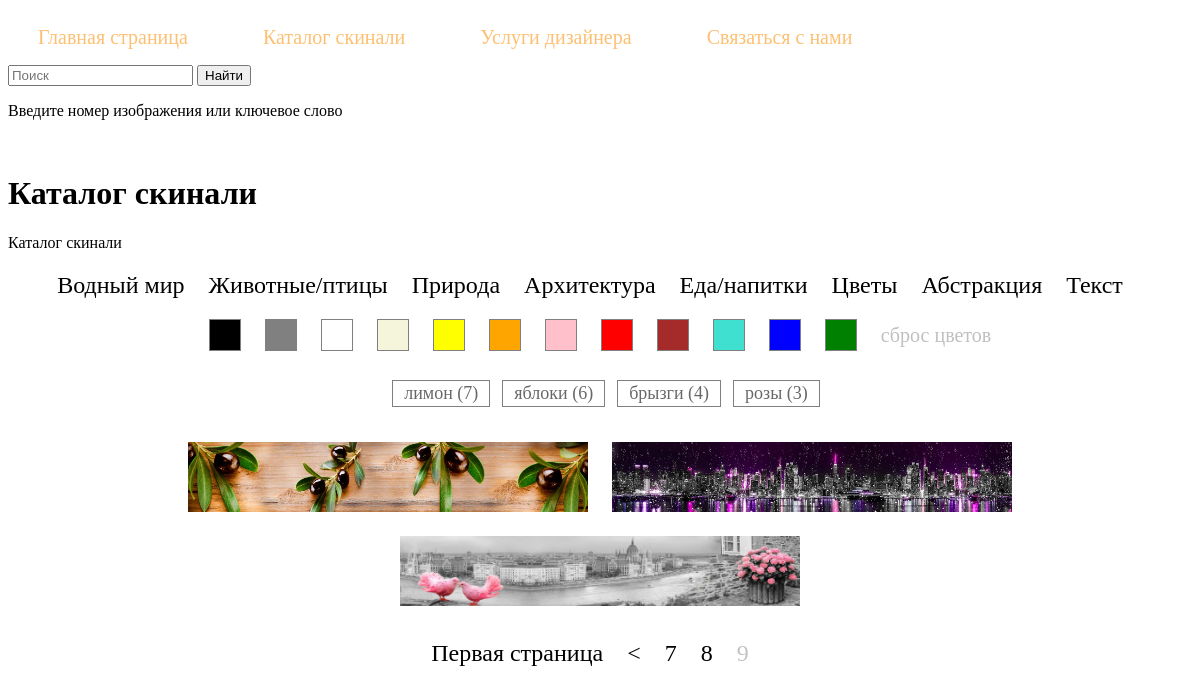
Page /skinali/?page=9 on the committed database.
### pict/models.py (models this page shows, shortened)
class Category(models.Model):
    cat = models.CharField(max_length=100, verbose_name='Категория')
    slug = models.SlugField(max_length=100, unique=True, db_index=True, verbose_name='Slug')
    def get_absolute_url(self):
        return reverse('skinali', kwargs={'slug_cat': self.slug})
    class Meta:
        verbose_name = 'Категории'
        verbose_name_plural = 'Категории'

class Color(models.Model):
    color = models.CharField(max_length=100, verbose_name='Цвет')
    slug_color = models.SlugField(max_length=100, unique=True, db_index=True, verbose_name='Slug')
    class Meta:
        verbose_name = 'Цвет'
        verbose_name_plural = 'Цвета'

class TagPict(models.Model):
    tag = models.CharField(max_length=100, db_index=True, verbose_name='Ключевое слово')
    slug = models.SlugField(max_length=100, db_index=True, unique=True, verbose_name="Slug")
    def get_absolute_url(self):
        return reverse('tag', kwargs={'tag_slug': self.slug})
    class Meta:
        verbose_name = 'Ключевое слово'
        verbose_name_plural = 'Ключевые слова'

class Pict(models.Model):
    name = models.IntegerField(unique=True, db_index=True, verbose_name='Имя файла')
    alt = models.CharField(max_length=250, blank=True, verbose_name='Описание')
    photo = models.ImageField(upload_to="photos/", verbose_name='Изображение')
    time_update = models.DateTimeField(auto_now_add=True, verbose_name='Время добавления')
    cat = models.ManyToManyField(Category, verbose_name="Категории")
    tags = models.ManyToManyField(TagPict, blank=True, related_name="tags", verbose_name="Теги")
    color = models.ManyToManyField(Color, verbose_name="Цвет")
    class Meta:
        verbose_name = 'Изображения'
        verbose_name_plural = 'Изображения'
        ordering = ['-id']

### pict/views.py (the view)
# urls.py: path('skinali/', SkinaliAll.as_view(), name='skinali'),
class SkinaliAll(SkinaliMix):
    def get_queryset(self):
        if self.request.GET.get('color'):
            return Pict.objects.filter(color__slug_color=self.request.GET.get('color'))
        else:
            return Pict.objects.all()

### pict/views.py (called while the page is built)
    def get_context_data(self, *, object_list=None, **kwargs):
        context = super().get_context_data(**kwargs)
        get_color = self.request.GET.get('color')
        context['title'] = 'Каталог скинали'
        context['cat_name'] = Category.objects.get(slug=self.kwargs['slug_cat']) if self.kwargs else 'Каталог скинали'
        context['menu'] = menu
        context['col'] = get_color if get_color else ""
        context['col_tag'] = f"&color={get_color}" if get_color else ""
        context['color_list'] = Color.objects.all()
        context['list_cat'] = Category.objects.all()
        context['list_tag'] = TagPict.objects.annotate(total=Count("tags")).filter(total__gte=3).order_by("-total")
        try:
            context['col_ru'] = Color.objects.get(slug_color=context['col'])
        except:
            context['col_ru'] = ""
        return context

### pict/templates/pict/skinali.html (shortened to what this page needs)
{% extends 'pict/base.html' %}
{% block content %}
<h1>{{ title }}</h1>
{% if col_ru %}
  <p>{{cat_name}}, {{col_ru}} оттенок</p>
{% else %}
  <p>{{cat_name}}</p>
{% endif %}
<nav class="list-pages">
  <ul>
        {% for p in list_cat %}
          {% if p.cat == cat_name.cat %}
          <li class="page-num page-num-selected">{{ p.cat }}</li>
          {% else %}
            <li class="page-num">
                <a href="{{ p.get_absolute_url }}">{{ p.cat }}</a>
            </li>
          {% endif %}
        {% endfor %}
  </ul>
</nav>
<nav class="list-pages-color">
  <ul>
        {% for p in color_list %}
          {% if p.slug_color == col %}
            <li class="page-num page-num-selected" style="background-color: {{ p.slug_color }};">
                <p class="color-description">{{ p.color }}</p>
            </li>
          {% else %}
            <li class="page-num">
                <a href="?color={{ p.slug_color }}" style="background-color: {{ p.slug_color }};"></a>
            </li>
          {% endif %}
        {% endfor %}
        {% if not col %}
            <li class="list-all">сброс цветов</li>
        {% else %}
            {% if cat_name == title %}
                <li class="list-all"><a href="{% url 'skinali' %}">сброс цветов</a></li>
            {% else %}
                <li class="list-all"><a href="{{ cat_name.get_absolute_url }}">сброс цветов</a></li>
            {% endif %}
        {% endif %}
  </ul>
</nav>
<nav class="list-pages-tags">
  <ul>
        {% for p in list_tag %}
            <li class="page-num">
                <a href="{{ p.get_absolute_url }}">{{ p.tag }} ({{ p.total }})</a>
            </li>
        {% endfor %}
  </ul>
</nav>
<div class="container">
  {% for p in page_obj %}
    <div class="item-block">
      <a data-fancybox href="{{p.photo.url}}" data-caption='Номер изображения: "{{ p.name }}"&lt;br /&gt; Краткое описание: "{{ p.alt }}" '>
        <img class="item-photo" src="{{p.photo.url}}" alt="{{ p.alt }}" >
      </a>
    </div>
  {% endfor %}
</div>
{% include  'pict/includes/paginator.html' %}
{% endblock %}

### pict/static/skinali/css/styles.css (style rules this page uses)
.container { text-align: center; }
.item-block { display: inline-block; margin: 10px; }
.item-photo { width: 400px; height: 70px; }
.list-pages { clear: both; text-align: center; margin: 0 0 20px 0; }
.list-pages ul { margin: 20px 0 0 0; padding: 0; list-style: none; }
.list-pages ul li { display: inline-block; margin: 0 20px 0 0; font-size: 24px; }
.list-pages a { color: #000; text-decoration: none; }
.list-pages .page-num, .page-num-selected { display: inline-block; }
.list-pages-color { clear: both; text-align: center; margin: 0 0 20px 0; }
.list-pages-color ul { margin: 20px 0 0 0; padding: 0; list-style: none; }
.list-all { display: inline-block; font-size: 35px; height: 30px; vertical-align: 40%; font-size: 20px; color: #C0C0C0; }
.list-pages-color ul .page-num { display: inline-block; margin: 0 20px 0 0; font-size: 24px; height: 30px; width: 30px; border: 1px solid gray; position: relative; }
.list-pages-color a { color: #000; text-decoration: none; display:block; width: 100%; height: 100%; }
.list-pages-tags { clear: both; text-align: center; margin: 0 0 20px 0; }
.list-pages-tags ul { margin: 20px 0 0 0; padding: 0; list-style: none; }
.list-pages-tags ul .page-num { display: inline-block; font-size: 18px; margin: 5px 10px; }
.list-pages-tags a { color: #686868; text-decoration: none; display:block; width: 100%; height: 100%; border: 1px solid gray; padding: 2px 5px; }

### pict/static/skinali/css/fancybox.css (style rules this page uses)
:root { --f-spinner-width: 36px;--f-spinner-height: 36px;--f-spinner-color-1: rgba(0, 0, 0, 0.1);--f-spinner-color-2: rgba(17, 24, 28, 0.8);--f-spinner-stroke: 2.75 }
:root { --f-button-width: 40px;--f-button-height: 40px;--f-button-border: 0;--f-button-border-radius: 0;--f-button-color: #374151;--f-button-bg: #f8f8f8;--f-button-hover-bg: #e0e0e0;--f-button-active-bg: #d0d0d0;--f-button-shadow: none;--f-button-transition: all 0.15s ease;--f-button-transform: none;--f-button-svg-width: 20px;--f-button-svg-height: 20px;--f-button-svg-stroke-width: 1.5;--f-button-svg-fill: none;--f-button-svg-filter: none;--f-button-svg-disabled-opacity: 0.65 }

### rows in the picture
Category: cat "Водный мир"
Category: cat "Животные/птицы"
Category: cat "Природа"
Category: cat "Архитектура"
Category: cat "Еда/напитки"
Category: cat "Цветы"
Category: cat "Абстракция"
Category: cat "Текст"
TagPict: tag "лимон", total "7"
TagPict: tag "яблоки", total "6"
TagPict: tag "брызги", total "4"
TagPict: tag "розы", total "3"
Pict: photo (picture)
Pict: photo (picture)
Pict: photo (picture)

### other values in the picture
{{ m.title }} "Главная страница" "Каталог скинали" "Услуги дизайнера" "Связаться с нами"
{{ title }} "Каталог скинали"
{{ cat_name }} "Каталог скинали"
{{ p }} "7" "8"
{{ p }} "9"
